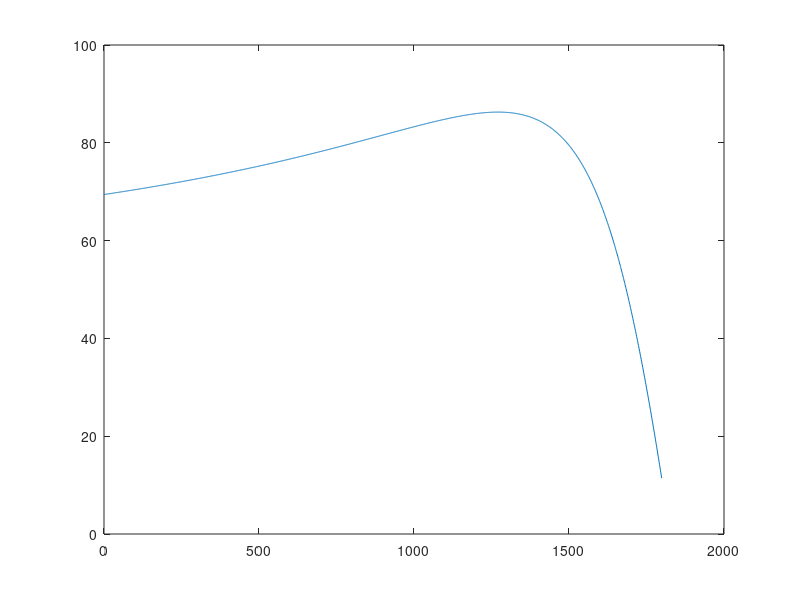
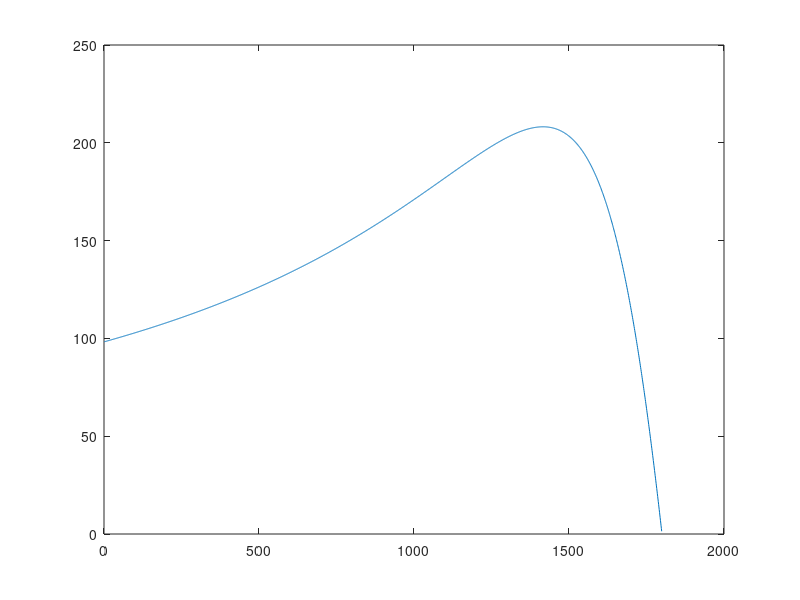

MATLAB code for these plots, in order:
clc
clear all

R1=0.095;
X1=0.6800;

Rf = 500;
Xm = 18.7;

R2=0.300;
X2=0.672;

V1=220;

nr=0:1:1800;
ns=1800;
s=(ns-nr)./ns; 

Z0 = 1j+Xm+Rf./(1*j*Xm+Rf);
Z1 = R1+1*j*X1;
Z2=(R2./s)+1*j*X2+R2;


Z02=(Z0.*Z2)./(Z0+Z2);
Zeq=Z02+Z1;

I1=V1./Zeq; 

figure(1)
plot(nr,I1)

E0 = I1.*Z02;
I2 = E0./Z2;

Pconv = 3*abs((I2).^2).*R2.*((1-s)./s);
torqueind=Pconv./(nr.*2.*pi./60);

figure(2)
plot(nr,torqueind)